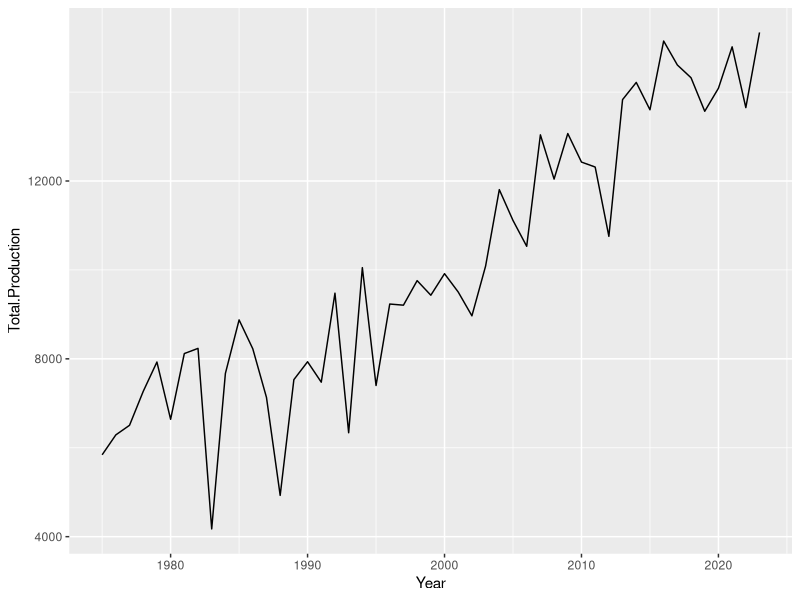

The R script that drew this image:
## ---- chunk 1
#Loading libraries
library(ggplot2)
library(reshape2)
library(readr)
library(dplyr)

## ---- chunk 2
#Load the commodity dataset
HGP <- read.csv("Feed Grains Yearbook Tables-All Years.csv")

## ---- chunk 3
str(HGP)

summary(HGP)

head(HGP)

NewNames <- c("Commodity","Year","Planted.Acres","Harvested.Acres","Total.Production","Yield","Farm.Price","1","2")

names(HGP) <- NewNames

## ---- chunk 4
#Removing  unnecessary information

HGP = subset(HGP, select = -c(7,8,9) )

HGP$Year <- gsub("/.*", "", HGP$Year)

HGP = filter(HGP, Year > 1974)

HGP = filter(HGP, Commodity == 'Corn')

HGP$Year <- as.numeric(substring(HGP$Year, 1, 4))
HGP$Total.Production <- as.numeric(gsub(",", "", HGP$Total.Production))

head(HGP)
## ---- chunk 5
#plotting commodity prices over the years
ggplot(HGP, aes(x = Year, y = Total.Production))+
  geom_line()
## ---- chunk 6
#Merging datasets



